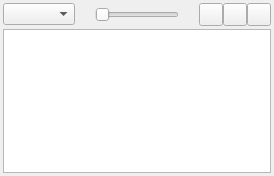
<?xml version="1.0" encoding="UTF-8"?>
<ui version="4.0">
 <class>LayerBox</class>
 <widget class="QWidget" name="LayerBox">
  <property name="geometry">
   <rect>
    <x>0</x>
    <y>0</y>
    <width>274</width>
    <height>176</height>
   </rect>
  </property>
  <layout class="QVBoxLayout" name="verticalLayout">
   <property name="spacing">
    <number>3</number>
   </property>
   <property name="leftMargin">
    <number>3</number>
   </property>
   <property name="topMargin">
    <number>3</number>
   </property>
   <property name="rightMargin">
    <number>3</number>
   </property>
   <property name="bottomMargin">
    <number>3</number>
   </property>
   <item>
    <layout class="QHBoxLayout" name="horizontalLayout">
     <property name="spacing">
      <number>0</number>
     </property>
     <item>
      <widget class="QComboBox" name="blendmode">
       <property name="toolTip">
        <string>Layer blending mode</string>
       </property>
      </widget>
     </item>
     <item>
      <spacer name="horizontalSpacer">
       <property name="orientation">
        <enum>Qt::Horizontal</enum>
       </property>
       <property name="sizeHint" stdset="0">
        <size>
         <width>3</width>
         <height>15</height>
        </size>
       </property>
      </spacer>
     </item>
     <item>
      <widget class="QSlider" name="opacity">
       <property name="toolTip">
        <string>Layer opacity</string>
       </property>
       <property name="maximum">
        <number>255</number>
       </property>
       <property name="orientation">
        <enum>Qt::Horizontal</enum>
       </property>
      </widget>
     </item>
     <item>
      <spacer name="horizontalSpacer_2">
       <property name="orientation">
        <enum>Qt::Horizontal</enum>
       </property>
       <property name="sizeHint" stdset="0">
        <size>
         <width>3</width>
         <height>15</height>
        </size>
       </property>
      </spacer>
     </item>
     <item>
      <widget class="GroupedToolButton" name="lockButton">
       <property name="toolTip">
        <string>Layer access control</string>
       </property>
       <property name="icon">
        <iconset theme="object-locked">
         <normaloff>icons:object-locked.png</normaloff>icons:object-locked.png</iconset>
       </property>
       <property name="checkable">
        <bool>true</bool>
       </property>
       <property name="popupMode">
        <enum>QToolButton::InstantPopup</enum>
       </property>
       <property name="groupPosition">
        <enum>GroupedToolButton::GroupLeft</enum>
       </property>
      </widget>
     </item>
     <item>
      <widget class="GroupedToolButton" name="addButton">
       <property name="toolTip">
        <string>Add a new layer</string>
       </property>
       <property name="icon">
        <iconset theme="list-add">
         <normaloff>icons:list-add.png</normaloff>icons:list-add.png</iconset>
       </property>
       <property name="groupPosition">
        <enum>GroupedToolButton::GroupCenter</enum>
       </property>
      </widget>
     </item>
     <item>
      <widget class="GroupedToolButton" name="deleteButton">
       <property name="toolTip">
        <string>Delete selected layer</string>
       </property>
       <property name="icon">
        <iconset theme="edit-delete">
         <normaloff>icons:edit-delete.png</normaloff>icons:edit-delete.png</iconset>
       </property>
       <property name="groupPosition">
        <enum>GroupedToolButton::GroupRight</enum>
       </property>
      </widget>
     </item>
    </layout>
   </item>
   <item>
    <widget class="QListView" name="layerlist">
     <property name="contextMenuPolicy">
      <enum>Qt::CustomContextMenu</enum>
     </property>
    </widget>
   </item>
  </layout>
 </widget>
 <customwidgets>
  <customwidget>
   <class>GroupedToolButton</class>
   <extends>QToolButton</extends>
   <header>widgets/groupedtoolbutton.h</header>
  </customwidget>
 </customwidgets>
 <tabstops>
  <tabstop>blendmode</tabstop>
  <tabstop>lockButton</tabstop>
  <tabstop>addButton</tabstop>
  <tabstop>deleteButton</tabstop>
  <tabstop>layerlist</tabstop>
 </tabstops>
 <resources/>
 <connections/>
</ui>
